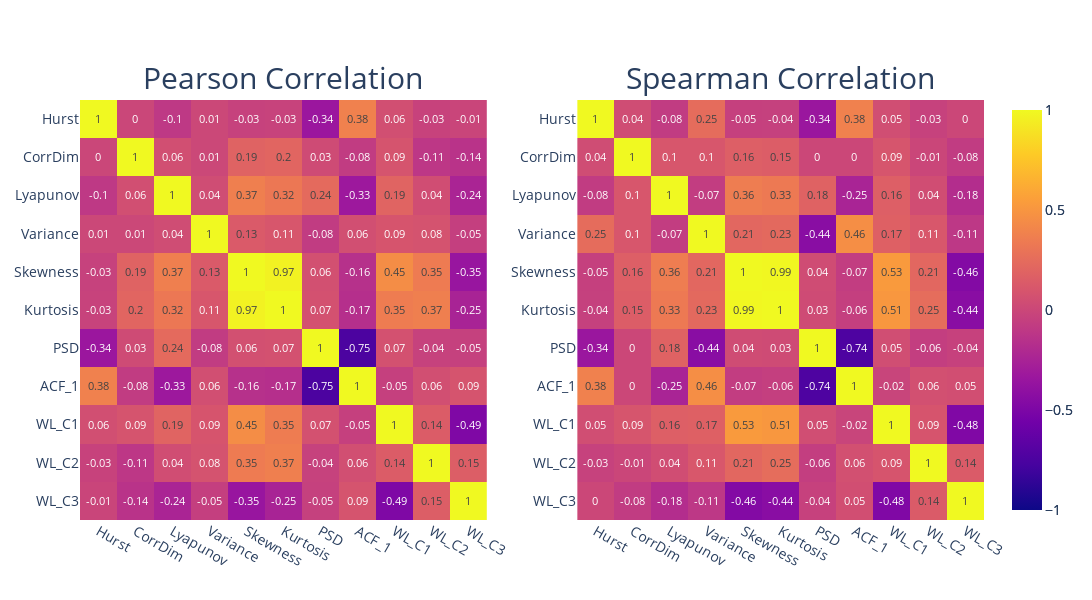

Notebook code cell kept with this figure:
### Code cell
fun.heatmap(data[data.columns[7:]])
